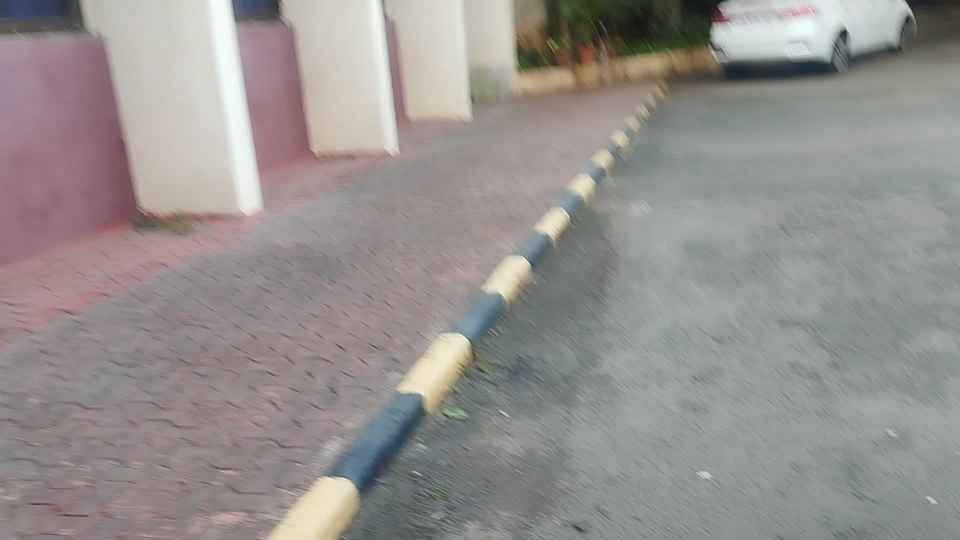
#> input picture frame 0 of 11 (1).avi, 1920 x 1080 px, given in place of test_thinned_lines_output.mp4, which was not available (shown at 1/2 size)
$ python hough_line.py
#> lines starting #> are read from the running program, lines starting #| are printed output that depends on the picture; pictures that were not available may be replaced by others from this repository, and a replacement may not be noted
#> further down, frame is the input picture: shape (1080, 1920, 3); mean B, G, R 143.1, 144.9, 149.5
import cv2
import numpy as np

def draw_hough_lines_on_mask(video):
    output_video = []
    for frame in video:
        gray = cv2.cvtColor(frame, cv2.COLOR_BGR2GRAY)
        edges = cv2.Canny(gray, 50, 150, apertureSize=3)

        # Apply Hough Line Transform
        lines = cv2.HoughLinesP(edges, 1, np.pi / 180, 100, minLineLength=100, maxLineGap=10)

        line_image = np.zeros_like(frame)
        if lines is not None:
            for line in lines:
                x1, y1, x2, y2 = line[0]
                cv2.line(line_image, (x1, y1), (x2, y2), (0, 255, 0), 3)  # Draw lines on the mask

        combo_image = cv2.addWeighted(frame, 0.8, line_image, 1, 0)  # Combine original frame with line mask
        output_video.append(combo_image)
#> this loop made 1 pass
#> pass 1, in draw_hough_lines_on_mask, `gray = cv2.cvtColor(frame, cv2.COLOR_BGR2GRAY)`:
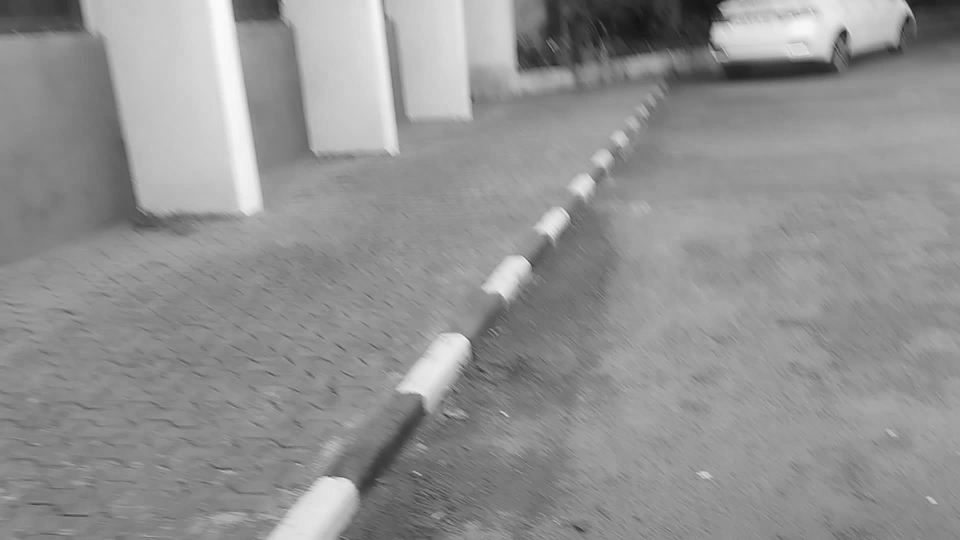
#> gray: shape (1080, 1920) (shown at 1/2 size); min 15, max 250, mean 146
#> pass 1, in draw_hough_lines_on_mask, `edges = cv2.Canny(gray, 50, 150, apertureSize=3)`:
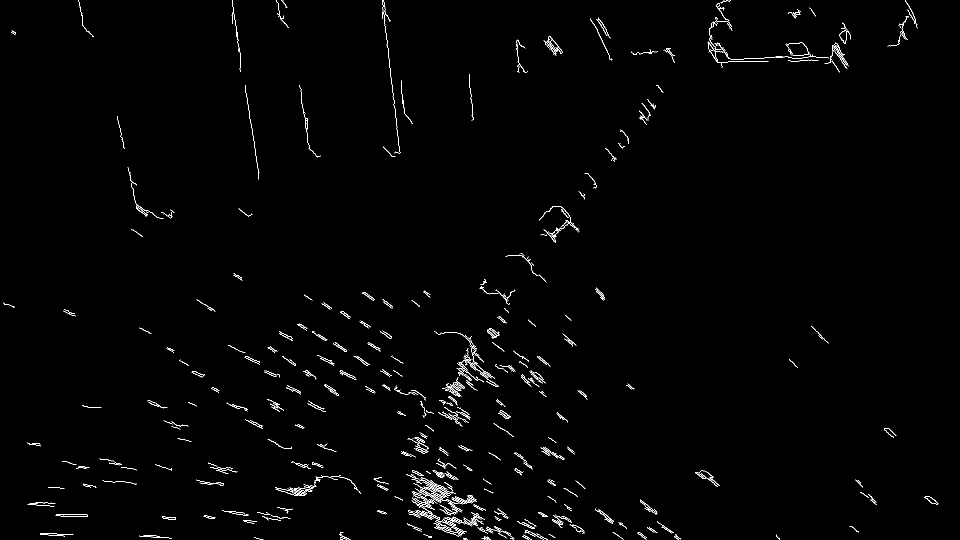
#> edges: shape (1080, 1920) (shown at 1/2 size); 1% white in thin lines or dots
#> pass 1, in draw_hough_lines_on_mask, `combo_image = cv2.addWeighted(frame, 0.8, line_image, 1, 0)`:
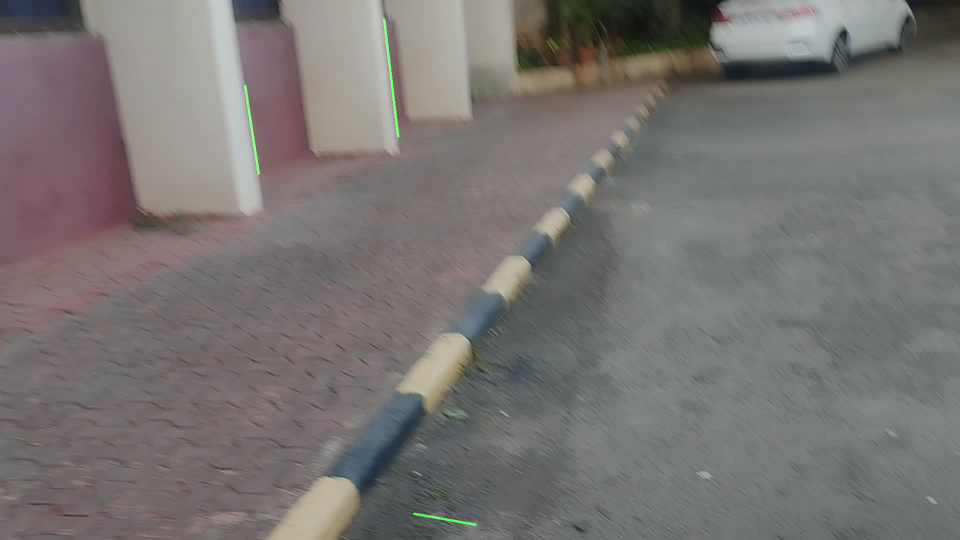
#> combo_image: shape (1080, 1920, 3) (shown at 1/2 size); mean B, G, R 114.5, 116.1, 119.6
#> after the loop:
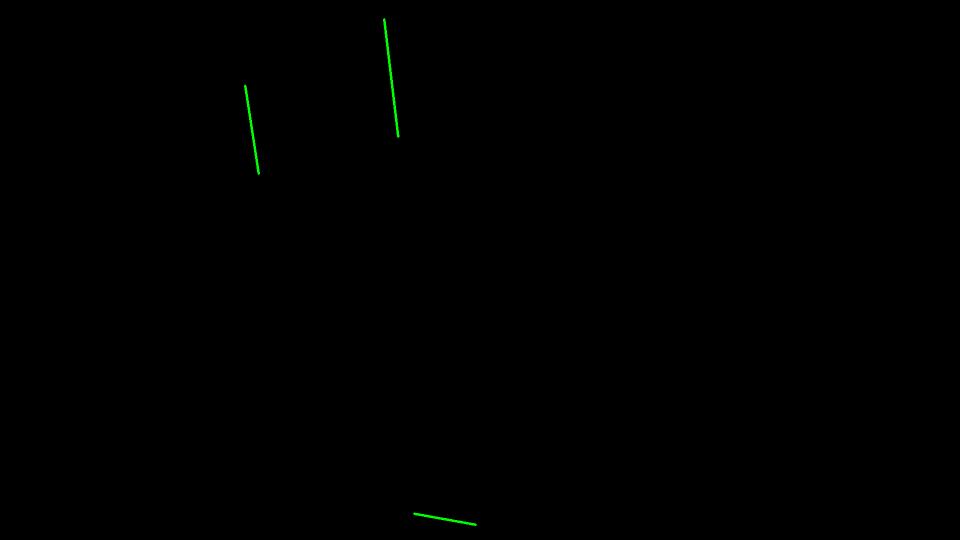
#> line_image: shape (1080, 1920, 3) (shown at 1/2 size); mean B, G, R 0, 0.3, 0
#> after the loop, output_video = 1 item
    return output_video

# Open the binary video file
video = cv2.VideoCapture('test_thinned_lines_output.mp4')

# Store video frames in a list
frames = []
while True:
    ret, frame = video.read()
    if not ret:
        break
    frames.append(frame)
    del frame  # Release frame explicitly

# Draw Hough lines on the mask for video frames
output_frames = draw_hough_lines_on_mask(frames)
#> output_frames = 1 item

# Release individual frames from memory
for frame in frames:
    del frame

# Save the output video
output_video = cv2.VideoWriter('output_video_with_hough_lines.mp4',
                               cv2.VideoWriter_fourcc(*'mp4v'),
                               30, (frames[0].shape[1], frames[0].shape[0]))

for frame in output_frames:
    output_video.write(frame)

# Release video objects and close windows
video.release()
output_video.release()
cv2.destroyAllWindows()
